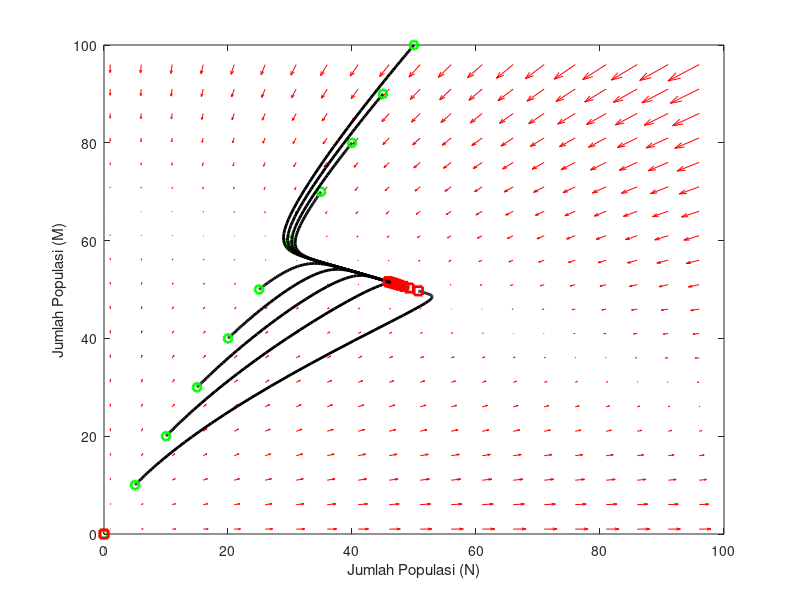

This chart was generated by the following MATLAB code:
% Potret Fase Model Mangsa Pemangsa
% Membersihkan window
clear all; close all; clc


%inisialisasi
[x1, x2] = meshgrid(1:5:100, 1:5:100);
a1 = 0.3;
a2 = 0.2;
b11 = 0.002;
b12 = 0.004;
b21 = 0.001;
b22 = 0.003;
waktu = [0, 100];

% Plot isoclines dan lintasan bidang fase tertutup untuk memodelkan sistem persamaan Mangsa-Pemangsa Lotka-Volterra:
x1dot = x1.*(a1-b11.*x1-b12.*x2);
x2dot = x2.*(a2-b21.*x1-b22.*x2);

% Membuat plot vektor dan quiver
figure (1);
quiver(x1,x2,x1dot, x2dot, 'r');


% Mendefinisikan model
f = @(t,y) [y(1).*(a1-b11.*y(1)-b12.*y(2)); y(2).*(a2-b21.*y(1)-b22.*y(2))];

hold on

% Menghitung fase potrait untuk kondisi awal yang berbeda dan plot lintasan fase dari loop tertutup

for y0=0:10:100
	[ts, ys] = ode45(f, waktu, [y0/2, y0]);
	plot(ys(:,1), ys(:,2),'k','Linewidth',2.0)
	plot(ys(1,1),ys(1,2),'go','Linewidth',2.0) % starting point
	plot(ys(end,1),ys(end,2),'rs','Linewidth',2.0) % ending point
end




hold off

xlabel('Jumlah Populasi (N)');
ylabel('Jumlah Populasi (M)');
